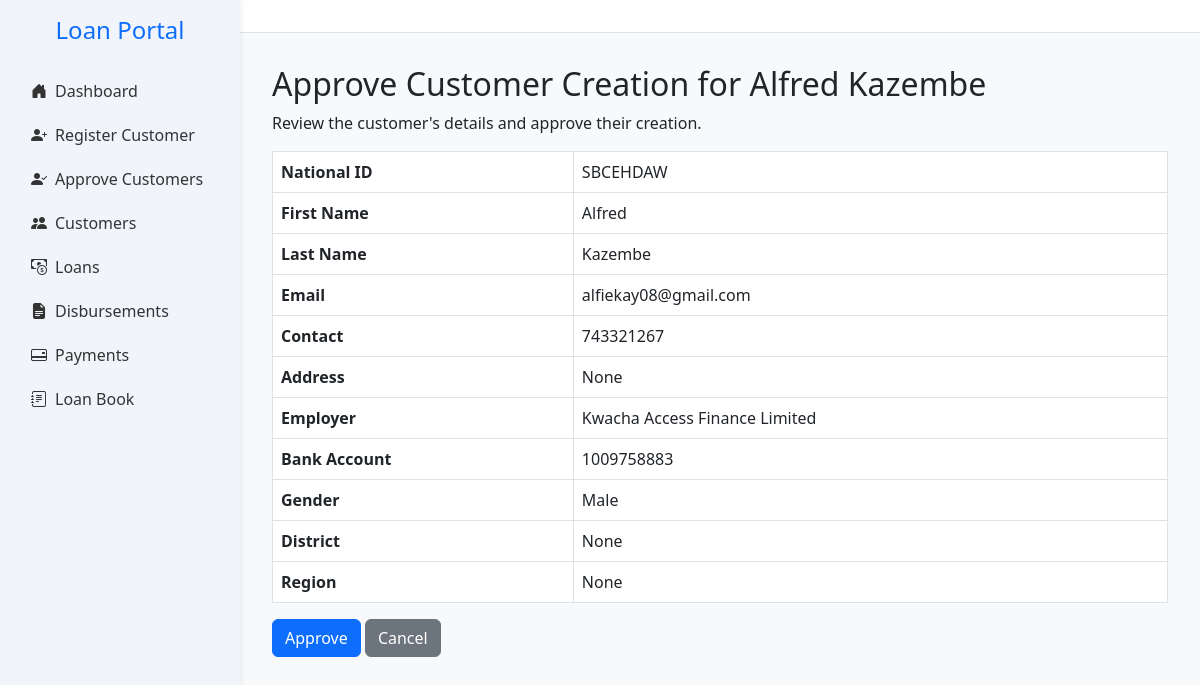
The app's page /customer/check/1, older data.
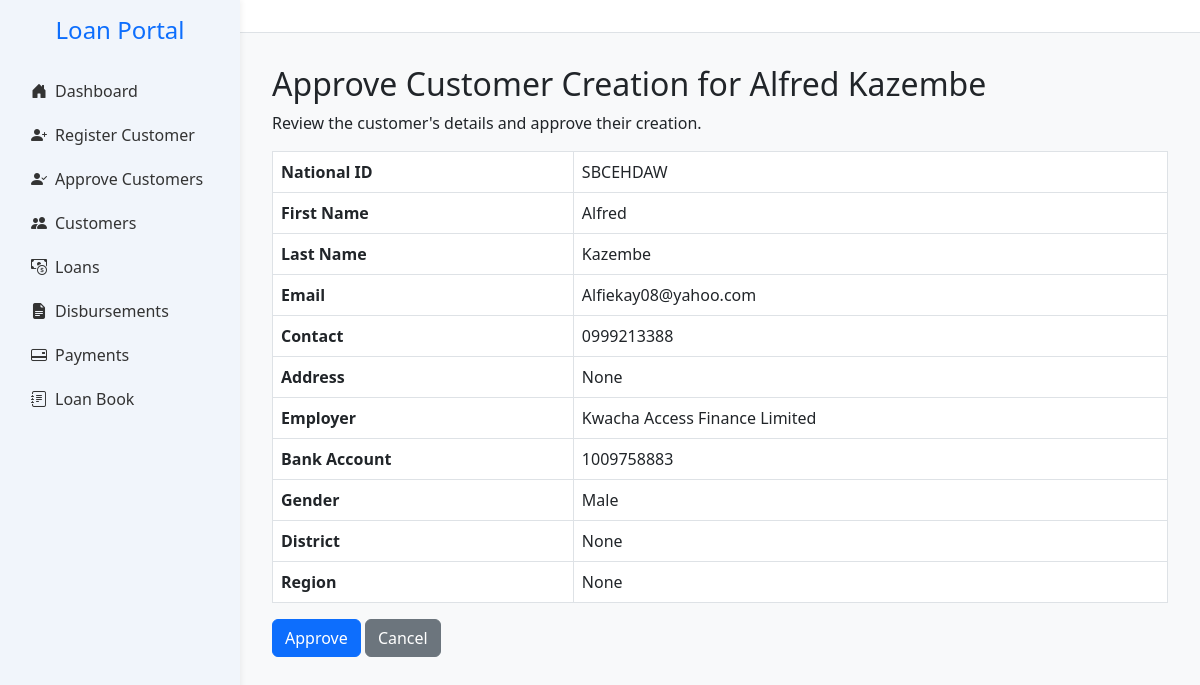
The same page, newer data.
### app.py (models this page shows, shortened)
class Customer(db.Model):
    __tablename__ = 'customers'
    id = db.Column(db.Integer, primary_key=True)
    national_id = db.Column(db.String(20), unique=True, nullable=False)
    first_name = db.Column(db.String(100), nullable=False)
    last_name = db.Column(db.String(100), nullable=False)
    gender = db.Column(db.String(10))
    dob = db.Column(db.String(20))
    title = db.Column(db.String(20))
    email = db.Column(db.String(100), nullable=False)
    contact = db.Column(db.String(20))
    address = db.Column(db.String(255))
    next_of_kin_name = db.Column(db.String(20),nullable=False)
    next_of_kin_relationship = db.Column(db.String(20),nullable=False)
    next_of_kin_contact = db.Column(db.String(20))
    employer = db.Column(db.String(100), nullable=False)
    job_title = db.Column(db.String(100))
    salary = db.Column(db.Float)
    service_length = db.Column(db.String(50))
    bank_name = db.Column(db.String(100))
    bank_account = db.Column(db.String(20), nullable=False)
    salary_deposited = db.Column(db.String(10))
    district = db.Column(db.String(100))
    region = db.Column(db.String(100))
    amount_requested = db.Column(db.Float)
    status = db.Column(db.String(20), default='pending')
    is_approved_for_creation = db.Column(db.Boolean, default=False)
    maker_id = db.Column(db.Integer, nullable=False)
    checker_id = db.Column(db.Integer)
    is_approved_for_deletion = db.Column(db.Boolean, default=False)
    file_number = db.Column(db.String(20))
    created_at = db.Column(db.DateTime, default=datetime.utcnow)
    loans = db.relationship('LoanApplication', back_populates='customer')

### app.py (the view, shortened to what this page needs)
@app.route('/customer/check/<int:customer_id>', methods=['GET', 'POST'])
def check_customer(customer_id):
    customer = Customer.query.get_or_404(customer_id)
    return render_template('check_customer.html', customer=customer)

### templates/check_customer.html (shortened to what this page needs)
{% extends "base.html" %}
{% block content %}
<h2>Approve Customer Creation for {{ customer.first_name }} {{ customer.last_name }}</h2>
<p>Review the customer's details and approve their creation.</p>
<table class="table table-bordered">
    <tr><th>National ID</th><td>{{ customer.national_id }}</td></tr>
    <tr><th>First Name</th><td>{{ customer.first_name }}</td></tr>
    <tr><th>Last Name</th><td>{{ customer.last_name }}</td></tr>
    <tr><th>Email</th><td>{{ customer.email }}</td></tr>
    <tr><th>Contact</th><td>{{ customer.contact }}</td></tr>
    <tr><th>Address</th><td>{{ customer.address }}</td></tr>
    <tr><th>Employer</th><td>{{ customer.employer }}</td></tr>
    <tr><th>Bank Account</th><td>{{ customer.bank_account }}</td></tr>
    <tr><th>Gender</th><td>{{ customer.gender }}</td></tr>
    <tr><th>District</th><td>{{ customer.district }}</td></tr>
    <tr><th>Region</th><td>{{ customer.region }}</td></tr>
</table>
<form action="{{ url_for('check_customer', customer_id=customer.id) }}" method="POST">
    <button type="submit" class="btn btn-primary">Approve</button>
    <a href="{{ url_for('customers') }}" class="btn btn-secondary">Cancel</a>
</form>
{% endblock %}

Row changes from the older to the newer data that the page shows:
changed Customer "Alfred": email "alfiekay08@gmail.com" → "Alfiekay08@yahoo.com"; contact "743321267" → "0999213388"
